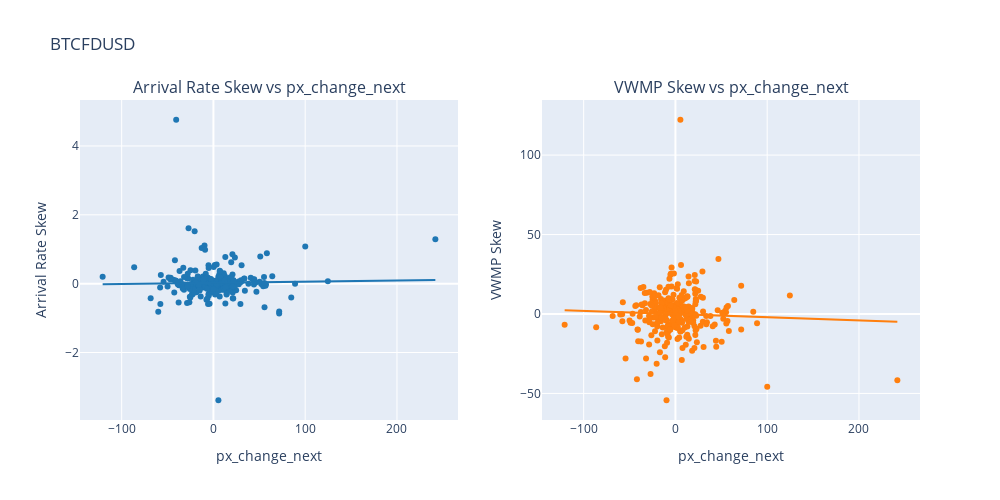

Notebook source saved alongside this figure:
### Code cell
xcol = 'px_change_next'
a1, b1 = np.polyfit(df[xcol].to_numpy(), df['ar_skew'].to_numpy(), 1)
a2, b2 = np.polyfit(df[xcol].to_numpy(), df['skew'].to_numpy(), 1)

fig = make_subplots(
    rows=1, cols=2,
    subplot_titles=[
        f'Arrival Rate Skew vs {xcol}',     
        f'VWMP Skew vs {xcol}',             
    ],     
)
fig.update_layout(
    title=symbol,
    width=1000, height=500,
    showlegend=False,
    xaxis_title=xcol,
    xaxis2_title=xcol,
    yaxis_title="Arrival Rate Skew",    
    yaxis2_title="VWMP Skew",
)

colors = plotly.colors.DEFAULT_PLOTLY_COLORS
fig.add_trace(go.Scatter(x=df[xcol], y=df['ar_skew'], mode='markers', marker=dict(color=colors[0])), row=1, col=1)
fig.add_trace(go.Scatter(x=df[xcol], y=(a1*df[xcol] + b1), marker=dict(color=colors[0]), mode='lines'), row=1, col=1)             

fig.add_trace(go.Scatter(x=df[xcol], y=df['skew'], mode='markers', marker=dict(color=colors[1])), row=1, col=2)
fig.add_trace(go.Scatter(x=df[xcol], y=(a2*df[xcol] + b2), marker=dict(color=colors[1]), mode='lines'), row=1, col=2)

### Figure 1 — Plotly figure (JSON) as saved in the notebook; plotly's stock layout.template omitted (floating-point values rounded to 4 significant figures; data arrays with more than 128 entries replaced by an {"elided": "..."} marker saying what was removed)
{"data": [{"marker": {"color": "rgb(31, 119, 180)"}, "mode": "markers", "type": "scatter", "x": {"elided": "300 float values"}, "xaxis": "x", "y": {"elided": "300 float values"}, "yaxis": "y"}, {"marker": {"color": "rgb(31, 119, 180)"}, "mode": "lines", "type": "scatter", "x": {"elided": "300 float values"}, "xaxis": "x", "y": {"elided": "300 float values"}, "yaxis": "y"}, {"marker": {"color": "rgb(255, 127, 14)"}, "mode": "markers", "type": "scatter", "x": {"elided": "300 float values"}, "xaxis": "x2", "y": {"elided": "300 float values"}, "yaxis": "y2"}, {"marker": {"color": "rgb(255, 127, 14)"}, "mode": "lines", "type": "scatter", "x": {"elided": "300 float values"}, "xaxis": "x2", "y": {"elided": "300 float values"}, "yaxis": "y2"}], "layout": {"annotations": [{"font": {"size": 16}, "showarrow": false, "text": "Arrival Rate Skew vs px_change_next", "x": 0.225, "xanchor": "center", "xref": "paper", "y": 1, "yanchor": "bottom", "yref": "paper"}, {"font": {"size": 16}, "showarrow": false, "text": "VWMP Skew vs px_change_next", "x": 0.775, "xanchor": "center", "xref": "paper", "y": 1, "yanchor": "bottom", "yref": "paper"}], "height": 500, "showlegend": false, "title": {"text": "BTCFDUSD"}, "width": 1000, "xaxis": {"anchor": "y", "domain": [0, 0.45], "title": {"text": "px_change_next"}}, "xaxis2": {"anchor": "y2", "domain": [0.55, 1], "title": {"text": "px_change_next"}}, "yaxis": {"anchor": "x", "domain": [0, 1], "title": {"text": "Arrival Rate Skew"}}, "yaxis2": {"anchor": "x2", "domain": [0, 1], "title": {"text": "VWMP Skew"}}}}
